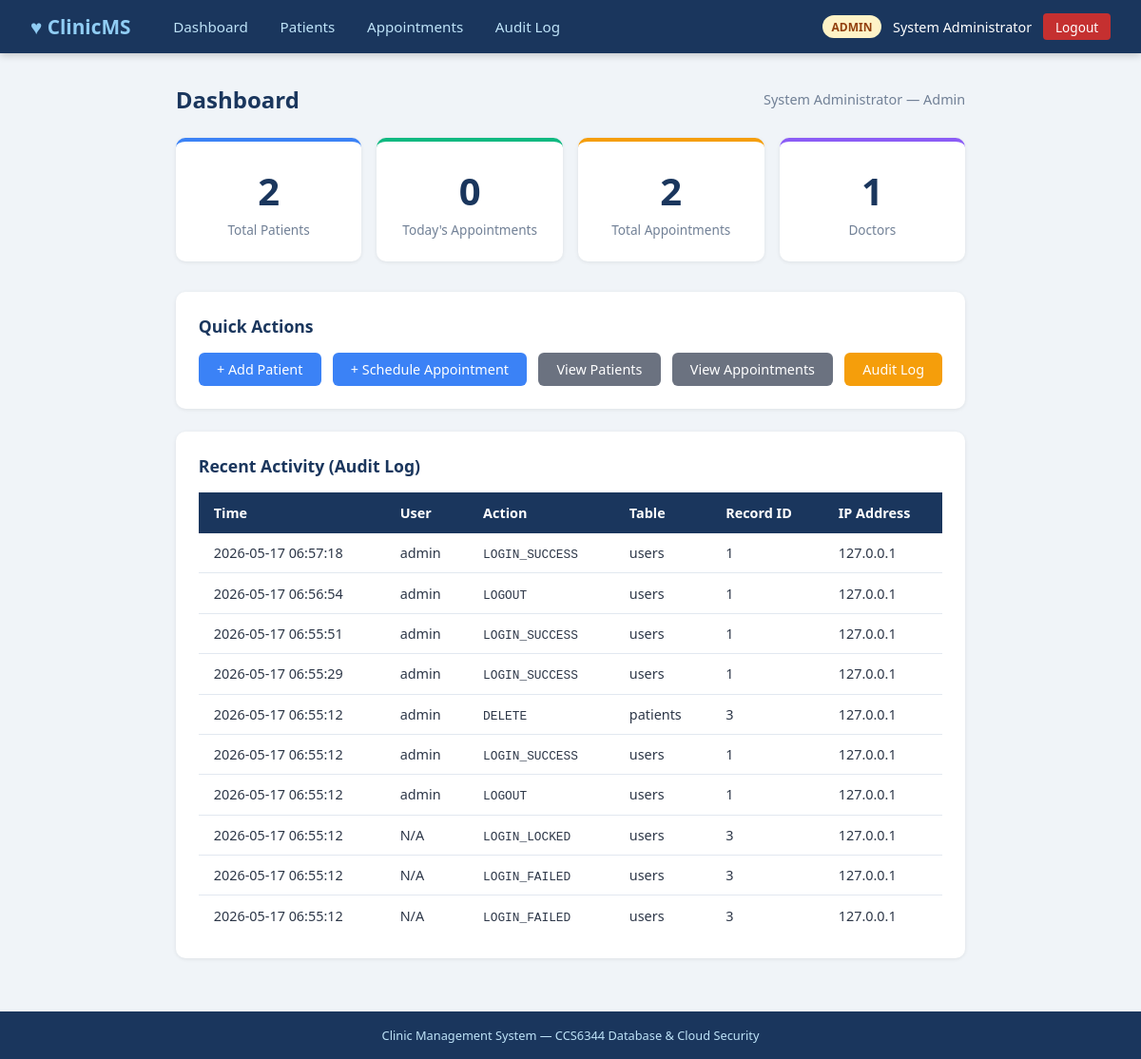
The app's page /dashboard (signed in) with its own data.
### tables this page shows
CREATE TABLE audit_log (
            id INTEGER PRIMARY KEY AUTOINCREMENT,
            user_id INTEGER NULL,
            username TEXT,
            action TEXT NOT NULL,
            table_name TEXT NOT NULL,
            record_id INTEGER NULL,
            old_values TEXT NULL,
            new_values TEXT NULL,
            ip_address TEXT,
            user_agent TEXT,
            timestamp TEXT NOT NULL DEFAULT (datetime('now')),
            FOREIGN KEY (user_id) REFERENCES users(id) ON DELETE SET NULL
        );

### app.py (the view)
@app.route('/dashboard')
@login_required
def dashboard():
    db = get_db()
    stats = {
        'total_patients': db.execute("SELECT COUNT(*) FROM patients").fetchone()[0],
        'total_appointments': db.execute("SELECT COUNT(*) FROM appointments").fetchone()[0],
        'today_appointments': db.execute(
            "SELECT COUNT(*) FROM appointments WHERE appointment_date = ?",
            (datetime.now().strftime('%Y-%m-%d'),)
        ).fetchone()[0],
        'total_doctors': db.execute("SELECT COUNT(*) FROM doctors").fetchone()[0],
    }
    recent_audits = db.execute(
        "SELECT * FROM audit_log ORDER BY timestamp DESC LIMIT 10"
    ).fetchall()
    return render_template('dashboard.html', stats=stats, recent_audits=recent_audits)

### app.py (called while the page is built)
def get_db():
    if 'db' not in g:
        g.db = sqlite3.connect(DB_PATH)
        g.db.row_factory = sqlite3.Row
        g.db.execute("PRAGMA foreign_keys = ON")
        g.db.execute("PRAGMA journal_mode = WAL")
    return g.db

def login_required(f):
    @wraps(f)
    def decorated(*args, **kwargs):
        if 'user_id' not in session:
            flash('Please log in to access this page.', 'warning')
            return redirect(url_for('login'))
        return f(*args, **kwargs)
    return decorated

### templates/dashboard.html (shortened to what this page needs)
{% extends "base.html" %}
{% block content %}
<div class="page-header">
    <h1>Dashboard</h1>
    <span style="color:#718096;font-size:0.9rem;">{{ session.full_name }} &mdash; {{ session.role|capitalize }}</span>
</div>
<div class="stats-grid">
    <div class="stat-card">
        <div class="stat-number">{{ stats.total_patients }}</div>
        <div class="stat-label">Total Patients</div>
    </div>
    <div class="stat-card green">
        <div class="stat-number">{{ stats.today_appointments }}</div>
        <div class="stat-label">Today's Appointments</div>
    </div>
    <div class="stat-card orange">
        <div class="stat-number">{{ stats.total_appointments }}</div>
        <div class="stat-label">Total Appointments</div>
    </div>
    <div class="stat-card purple">
        <div class="stat-number">{{ stats.total_doctors }}</div>
        <div class="stat-label">Doctors</div>
    </div>
</div>
<div class="card">
    <div class="card-title">Quick Actions</div>
    <div style="display:flex;gap:0.75rem;flex-wrap:wrap;">
        {% if session.role in ('admin','receptionist') %}
        <a href="{{ url_for('patients_add') }}" class="btn btn-primary">+ Add Patient</a>
        <a href="{{ url_for('appointments_add') }}" class="btn btn-primary">+ Schedule Appointment</a>
        {% endif %}
        <a href="{{ url_for('patients_list') }}" class="btn btn-secondary">View Patients</a>
        <a href="{{ url_for('appointments_list') }}" class="btn btn-secondary">View Appointments</a>
        {% if session.role == 'admin' %}
        <a href="{{ url_for('audit_view') }}" class="btn btn-warning">Audit Log</a>
        {% endif %}
    </div>
</div>
{% if session.role == 'admin' %}
<div class="card">
    <div class="card-title">Recent Activity (Audit Log)</div>
    <div class="table-wrap">
        <table>
            <thead>
                <tr>
                    <th>Time</th>
                    <th>User</th>
                    <th>Action</th>
                    <th>Table</th>
                    <th>Record ID</th>
                    <th>IP Address</th>
                </tr>
            </thead>
            <tbody>
                {% for log in recent_audits %}
                <tr>
                    <td>{{ log['timestamp'] }}</td>
                    <td>{{ log['username'] or 'N/A' }}</td>
                    <td><span class="audit-action">{{ log['action'] }}</span></td>
                    <td>{{ log['table_name'] }}</td>
                    <td>{{ log['record_id'] or '-' }}</td>
                    <td>{{ log['ip_address'] or '-' }}</td>
                </tr>
                {% else %}
                <tr><td colspan="6" style="text-align:center;color:#718096;">No activity yet.</td></tr>
                {% endfor %}
            </tbody>
        </table>
    </div>
</div>
{% endif %}
{% endblock %}

### templates/base.html (shortened to what this page needs)
<!DOCTYPE html>
<html lang="en">
<head>
    <link rel="stylesheet" href="{{ url_for('static', filename='style.css') }}">
</head>
<body>
    {% if session.user_id %}
    <nav class="navbar">
        <div class="nav-brand">&#x2665; ClinicMS</div>
        <ul class="nav-links">
            <li><a href="{{ url_for('dashboard') }}">Dashboard</a></li>
            <li><a href="{{ url_for('patients_list') }}">Patients</a></li>
            <li><a href="{{ url_for('appointments_list') }}">Appointments</a></li>
            {% if session.role == 'admin' %}
            <li><a href="{{ url_for('audit_view') }}">Audit Log</a></li>
            {% endif %}
        </ul>
        <div class="nav-user">
            <span class="role-badge role-{{ session.role }}">{{ session.role }}</span>
            {{ session.full_name }}
            <a href="{{ url_for('logout') }}" class="btn-logout">Logout</a>
        </div>
    </nav>
    {% endif %}
    <main class="container">
        {% block content %}{% endblock %}
    </main>
    <footer>
        <p>Clinic Management System &mdash; CCS6344 Database &amp; Cloud Security</p>
    </footer>
</body>
</html>

### static/style.css (style rules this page uses)
* { box-sizing: border-box; margin: 0; padding: 0; }
body { font-family: 'Segoe UI', Calibri, sans-serif; background: #f0f4f8; color: #2d3748; min-height: 100vh; display: flex; flex-direction: column; }
.navbar { background: #1a365d; color: white; padding: 0 2rem; display: flex; align-items: center; gap: 2rem; height: 56px; box-shadow: 0 2px 8px rgba(0,0,0,0.2); }
.nav-brand { font-size: 1.3rem; font-weight: 700; color: #90cdf4; white-space: nowrap; }
.nav-links { list-style: none; display: flex; gap: 0.5rem; flex: 1; }
.nav-links a { color: #bee3f8; text-decoration: none; padding: 0.4rem 0.8rem; border-radius: 4px; font-size: 0.95rem; transition: background 0.15s; }
.nav-user { display: flex; align-items: center; gap: 0.75rem; font-size: 0.9rem; white-space: nowrap; }
.btn-logout { background: #c53030; color: white; padding: 0.3rem 0.8rem; border-radius: 4px; text-decoration: none; font-size: 0.85rem; transition: background 0.15s; }
.role-badge { padding: 0.2rem 0.6rem; border-radius: 12px; font-size: 0.75rem; font-weight: 600; text-transform: uppercase; }
.role-admin { background: #fef3c7; color: #92400e; }
.container { max-width: 1200px; margin: 0 auto; padding: 2rem 1.5rem; flex: 1; }
.card { background: white; border-radius: 10px; box-shadow: 0 1px 4px rgba(0,0,0,0.08); padding: 1.5rem; margin-bottom: 1.5rem; }
.card-title { font-size: 1.1rem; font-weight: 600; color: #1a365d; margin-bottom: 1rem; }
.stats-grid { display: grid; grid-template-columns: repeat(auto-fit, minmax(180px, 1fr)); gap: 1rem; margin-bottom: 2rem; }
.stat-card { background: white; border-radius: 10px; padding: 1.5rem; text-align: center; box-shadow: 0 1px 4px rgba(0,0,0,0.08); border-top: 4px solid #3b82f6; }
.stat-card.green { border-top-color: #10b981; }
.stat-card.orange { border-top-color: #f59e0b; }
.stat-card.purple { border-top-color: #8b5cf6; }
.stat-number { font-size: 2.5rem; font-weight: 700; color: #1a365d; }
.stat-label { font-size: 0.85rem; color: #718096; margin-top: 0.25rem; }
.page-header { display: flex; justify-content: space-between; align-items: center; margin-bottom: 1.5rem; }
.page-header h1 { font-size: 1.5rem; color: #1a365d; }
.btn { display: inline-block; padding: 0.5rem 1.2rem; border-radius: 6px; font-size: 0.9rem; font-weight: 500; cursor: pointer; text-decoration: none; border: none; transition: background 0.15s, opacity 0.15s; }
.btn-primary { background: #3b82f6; color: white; }
.btn-secondary { background: #6b7280; color: white; }
.btn-warning { background: #f59e0b; color: white; }
.table-wrap { overflow-x: auto; }
table { width: 100%; border-collapse: collapse; font-size: 0.9rem; }
th { background: #1a365d; color: white; padding: 0.75rem 1rem; text-align: left; }
td { padding: 0.7rem 1rem; border-bottom: 1px solid #e2e8f0; }
tr:last-child td { border-bottom: none; }
.audit-action { font-family: monospace; font-size: 0.8rem; }
footer { background: #1a365d; color: #bee3f8; text-align: center; padding: 1rem; font-size: 0.8rem; }

### records on screen
audit_log: timestamp "2026-05-17 06:57:18", username "admin", action "LOGIN_SUCCESS", table_name "users", record "1", ip_address "127.0.0.1"
audit_log: timestamp "2026-05-17 06:56:54", username "admin", action "LOGOUT", table_name "users", record "1", ip_address "127.0.0.1"
audit_log: timestamp "2026-05-17 06:55:51", username "admin", action "LOGIN_SUCCESS", table_name "users", record "1", ip_address "127.0.0.1"
audit_log: timestamp "2026-05-17 06:55:29", username "admin", action "LOGIN_SUCCESS", table_name "users", record "1", ip_address "127.0.0.1"
audit_log: timestamp "2026-05-17 06:55:12", username "admin", action "DELETE", table_name "patients", record "3", ip_address "127.0.0.1"
audit_log: timestamp "2026-05-17 06:55:12", username "admin", action "LOGIN_SUCCESS", table_name "users", record "1", ip_address "127.0.0.1"
audit_log: timestamp "2026-05-17 06:55:12", username "admin", action "LOGOUT", table_name "users", record "1", ip_address "127.0.0.1"
audit_log: timestamp "2026-05-17 06:55:12", log "N/A", action "LOGIN_LOCKED", table_name "users", record "3", ip_address "127.0.0.1"
audit_log: timestamp "2026-05-17 06:55:12", log "N/A", action "LOGIN_FAILED", table_name "users", record "3", ip_address "127.0.0.1"
audit_log: timestamp "2026-05-17 06:55:12", log "N/A", action "LOGIN_FAILED", table_name "users", record "3", ip_address "127.0.0.1"

### other values on screen
{{ session.role }} "ADMIN"
{{ session.full_name }} "System Administrator"
{{ session.role|capitalize }} "Admin"
{{ stats.total_patients }} "2"
{{ stats.today_appointments }} "0"
{{ stats.total_appointments }} "2"
{{ stats.total_doctors }} "1"
